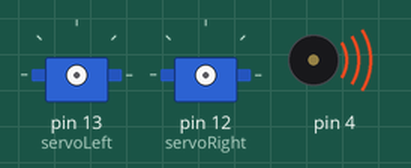
A sketch run on a simulated Arduino Uno, built with avr-gcc and run on an emulated ATmega328P. Parts: 2 × servo, buzzer (waves = sounding).

Above: at 0.1 s.
At 1.1 s:
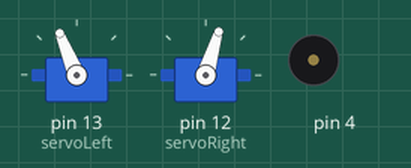
At 4.1 s:
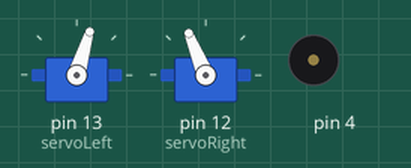
At 7.1 s:
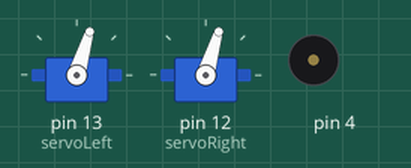
At 10.1 s:
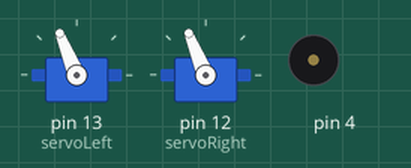
Timing chart, 0 to 11.6 s (numbered marks = the images above):
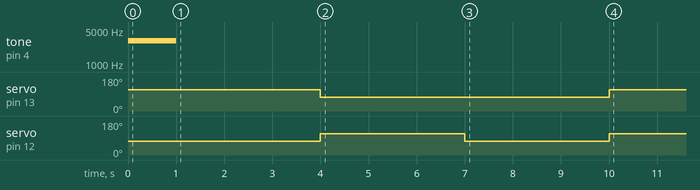

The sketch:

ForwardThreeSeconds.ino
```cpp
// Robotics with the BOE Shield - ForwardThreeSeconds
// Make the BOE Shield-Bot roll forward for three seconds, then stop.

#include <Servo.h>                           // Include servo library

Servo servoLeft;                             // Declare left and right servos
Servo servoRight;

void setup()                                 // Built-in initialization block
{
  tone(4, 3000, 1000);                       // Play tone for 1 second
  delay(1000);                               // Delay to finish tone

  servoLeft.attach(13);                      // Attach left signal to pin 13
  servoRight.attach(12);                     // Attach right signal to pin 12

  // Full speed forward
  servoLeft.writeMicroseconds(1700);         // Left wheel counterclockwise
  servoRight.writeMicroseconds(1300);        // Right wheel clockwise
  delay(3000);                               // ...for 3 seconds

  // Full speed backwards
 servoLeft.writeMicroseconds(1300);   // Left wheel clockwise
 servoRight.writeMicroseconds(1700);  // Right wheel counterclockwise
 delay(3000);

  // Turn left in place
 servoLeft.writeMicroseconds(1300);   // Left wheel clockwise
 servoRight.writeMicroseconds(1300);  // Right wheel clockwise
 delay(3000);

 // Turn right in place
 servoLeft.writeMicroseconds(1700);   // Left wheel counterclockwise
 servoRight.writeMicroseconds(1700); // Right wheel counterclockwise
 delay(3000);

  servoLeft.detach();                        // Stop sending servo signals
  servoRight.detach();
}

void loop()                                  // Main loop auto-repeats
{                                            // Empty, nothing needs repeating
}
```
